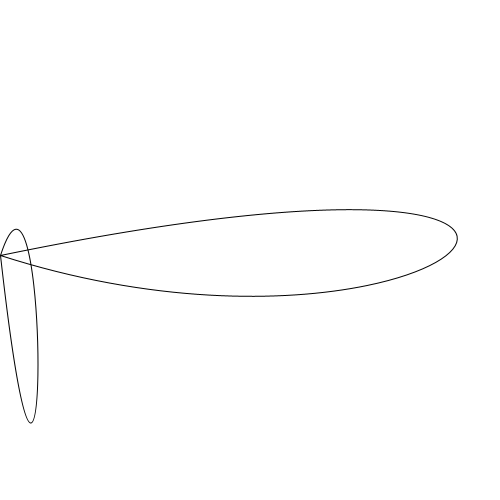
Frame 1 (no input)
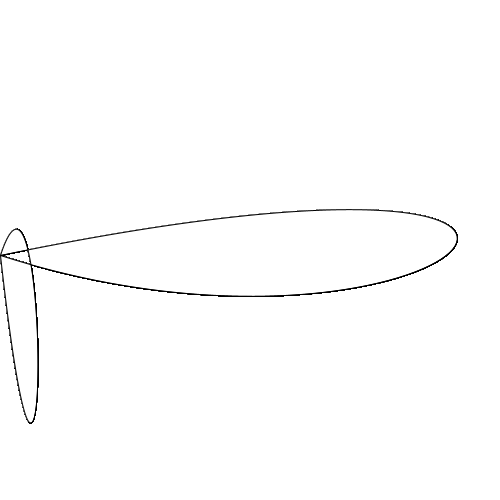
Frame 60 (the mouse pressed at the canvas centre just before this capture)
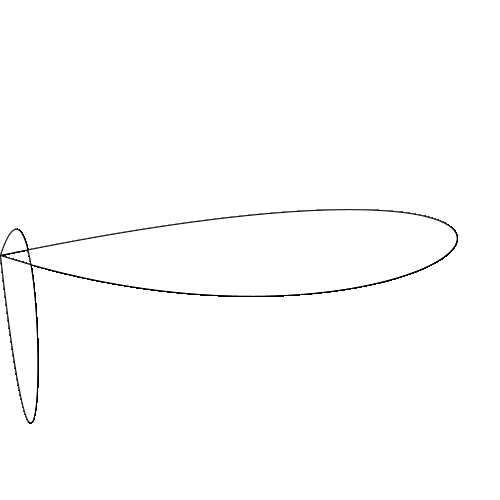
Frame 120 (the mouse held since frame 60 and released just before this capture)

The Processing sketch that drew these frames (run headless with seeded random() and noise(); from frame 60 on, the mouse is pressed at the canvas centre):

// Processing sketch: ex_22_1
// ── ex_22_1.pde
void setup(){
  size (500,500);
  background (255);
  stroke (0);
}

//22.1

int variable = -30; //insert something around -30 to +30
int f = 10 * variable;

void draw(){
  arch (f);
}

void arch (int f){
    
beginShape ();
vertex (300+f, 255);
bezierVertex (450-f,100,450,400,300+f,255);
bezierVertex (50,400-f,50,100,300+f,255);
endShape ();
}
